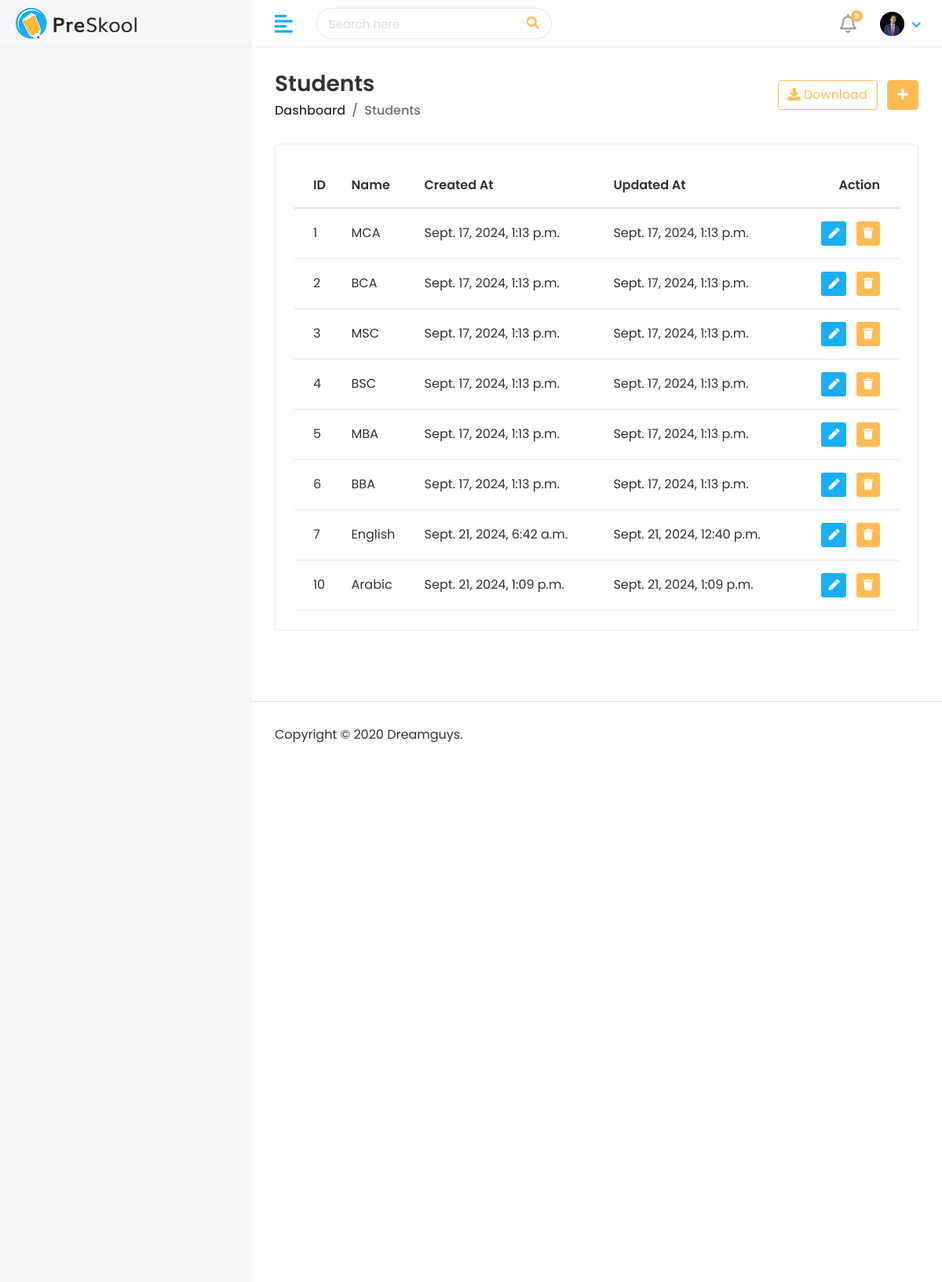
Page /hod/student/view_course (signed in) on the committed database.
### app/models.py (models this page shows, shortened)
class CustomUser(AbstractUser):
    USER = (
        (1, 'HOD'),
        (2, 'STAFF'),
        (3, 'STUDENT'),
    )
    user_type = models.CharField(choices= USER, max_length=50, default=1)
    profile_pic = models.ImageField(upload_to='media/profile_pic')

class Course(models.Model):
    name = models.CharField(max_length=100)
    created_at = models.DateTimeField(auto_now_add=True)
    updated_at = models.DateTimeField(auto_now=True)

### school_management/Hod_Views.py (the view)
# urls.py: path('hod/student/view_course', Hod_Views.View_Course, name='view_course'),
@login_required(login_url='/')
def View_Course(request):
    course = Course.objects.all()
    context = {
        'course' : course,
    }
    return render(request, 'Hod/view_course.html', context)

### templates/Hod/view_course.html (shortened to what this page needs)
{% extends "base.html" %}
{% block body %}
<div class="page-wrapper">
    <div class="content container-fluid">
       <div class="page-header">
          <div class="row align-items-center">
             <div class="col">
                <h3 class="page-title">Students</h3>
                <ul class="breadcrumb">
                   <li class="breadcrumb-item"><a href="index.html">Dashboard</a></li>
                   <li class="breadcrumb-item active">Students</li>
                </ul>
             </div>
             <div class="col-auto text-right float-right ml-auto">
                <a href="#" class="btn btn-outline-primary mr-2"><i class="fas fa-download"></i> Download</a>
                <a href="add-student.html" class="btn btn-primary"><i class="fas fa-plus"></i></a>
             </div>
          </div>
       </div>
       <div class="row">
          <div class="col-sm-12">
             <div class="card card-table">
                <div class="card-body">
                   <div class="table-responsive">
                      <table class="table table-hover table-center mb-0 datatable">
                         <thead>
                            <tr>
                               <th>ID</th>
                               <th>Name</th>
                               <th>Created At</th>
                               <th>Updated At</th>
                               <th class="text-right">Action</th>
                            </tr>
                         </thead>
                         <tbody>
                           {% for i in course %}
                            <tr>
                               <td>{{i.id}}</td>
                               <td>{{i.name}}</td>
                               <td>{{i.created_at}}</td>
                               <td>{{i.updated_at}}</td>
                               <td class="text-right">
                                  <div class="actions">
                                     <a href="{% url "edit_course" i.id %}" class="btn btn-sm bg-success-light mr-2">
                                     <i class="fas fa-pen"></i>
                                     </a>
                                     <a href="{% url 'delete_course' i.id %}" class="btn btn-sm bg-danger-light">
                                        <i class="fas fa-trash"></i>
                                    </a>
                                  </div>
                               </td>
                            </tr>
                            {% endfor %}
                         </tbody>
                      </table>
                   </div>
                </div>
             </div>
          </div>
       </div>
    </div>
 </div>
{% endblock %}

### templates/base.html (shortened to what this page needs)
<!DOCTYPE html>
<html lang="en">
{% load static %}
   <head>
      <link rel="stylesheet" href="/static/assets/plugins/bootstrap/css/bootstrap.min.css">
      <link rel="stylesheet" href="/static/assets/plugins/fontawesome/css/fontawesome.min.css">
      <link rel="stylesheet" href="/static/assets/plugins/fontawesome/css/all.min.css">
      <link rel="stylesheet" href="/static/assets/css/style.css">
      <link rel="stylesheet" href="{% static 'assets/plugins/datatables/datatables.min.css' %}">
   </head>
   <body>
      <div class="main-wrapper">
         {% include "includes/header.html" %}
         {% include "includes/sidebar.html" %}
         {% block body %}
         {% endblock %}
         <div class="page-wrapper">
         {% include "includes/footer.html" %}
         </div>
      </div>
   </body>
</html>

### templates/includes/header.html (shortened to what this page needs)
{% load static %}
<div class="header">
    <div class="header-left">
       <a href="index.html" class="logo">
       <img src="/static/assets/img/logo.png" alt="Logo">
       </a>
    </div>
    <a href="javascript:void(0);" id="toggle_btn">
    <i class="fas fa-align-left"></i>
    </a>
    <div class="top-nav-search">
       <form>
          <input type="text" class="form-control" placeholder="Search here">
          <button class="btn" type="submit"><i class="fas fa-search"></i></button>
       </form>
    </div>
    <ul class="nav user-menu">
       <li class="nav-item dropdown noti-dropdown">
          <a href="#" class="dropdown-toggle nav-link" data-toggle="dropdown">
          <i class="far fa-bell"></i> <span class="badge badge-pill">3</span>
          </a>
       </li>
       <li class="nav-item dropdown has-arrow">
         <a href="#" class="dropdown-toggle nav-link" data-toggle="dropdown">
         {% if user.profile_pic == "" %}
            <span class="user-img"><img class="rounded-circle" src="{% static 'assets/img/noimg.jpg' %}" width="31" alt="{{user.first_name}} {{user.last_name}}"></span>
         {% else %}
          <span class="user-img"><img class="rounded-circle" src="/{{user.profile_pic}}" width="31" alt="{{user.first_name}} {{user.last_name}}"></span>
          </a>
          {% endif %}
       </li>
    </ul>
 </div>

### templates/includes/sidebar.html (shortened to what this page needs)
{% load active_link_tags %}
{% load static %}
<div class="sidebar" id="sidebar">
    <div class="sidebar-inner slimscroll">
       <div id="sidebar-menu" class="sidebar-menu">
       </div>
    </div>
 </div>

### templates/includes/footer.html
<footer>
    <p>Copyright © 2020 Dreamguys.</p>
 </footer>

### rows in the picture
CustomUser: profile_pic (picture)
Course: id "1", name "MCA", created_at "Sept. 17, 2024, 1:13 p.m.", updated_at "Sept. 17, 2024, 1:13 p.m."
Course: id "2", name "BCA", created_at "Sept. 17, 2024, 1:13 p.m.", updated_at "Sept. 17, 2024, 1:13 p.m."
Course: id "3", name "MSC", created_at "Sept. 17, 2024, 1:13 p.m.", updated_at "Sept. 17, 2024, 1:13 p.m."
Course: id "4", name "BSC", created_at "Sept. 17, 2024, 1:13 p.m.", updated_at "Sept. 17, 2024, 1:13 p.m."
Course: id "5", name "MBA", created_at "Sept. 17, 2024, 1:13 p.m.", updated_at "Sept. 17, 2024, 1:13 p.m."
Course: id "6", name "BBA", created_at "Sept. 17, 2024, 1:13 p.m.", updated_at "Sept. 17, 2024, 1:13 p.m."
Course: id "7", name "English", created_at "Sept. 21, 2024, 6:42 a.m.", updated_at "Sept. 21, 2024, 12:40 p.m."
Course: id "10", name "Arabic", created_at "Sept. 21, 2024, 1:09 p.m.", updated_at "Sept. 21, 2024, 1:09 p.m."
